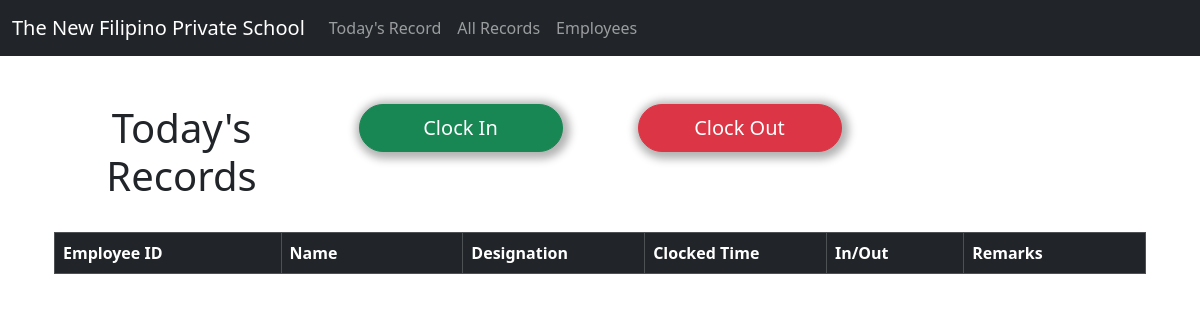
Before: / with the older database file.
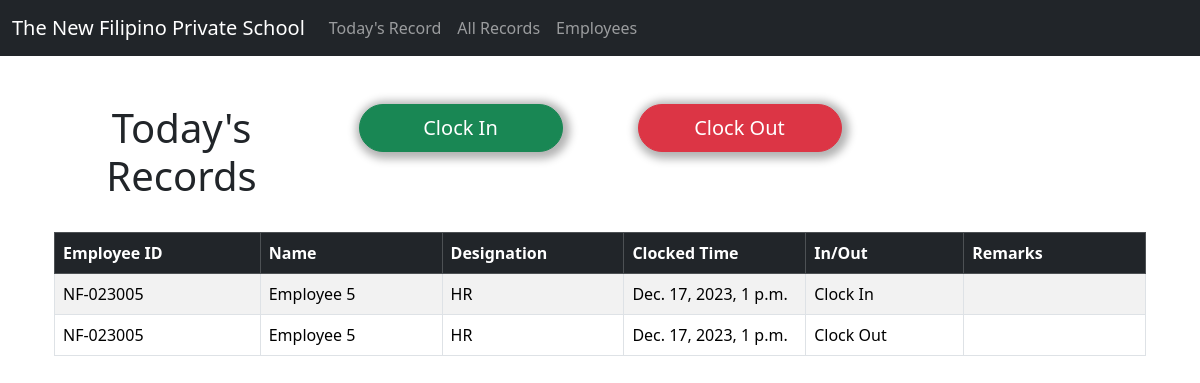
After: the same page with the newer database file.
### attendance/models.py (models this page shows, shortened)
class Record(models.Model):
    em_id = models.CharField(max_length=20)
    name = models.CharField(max_length=150)
    role = models.CharField(max_length=50)
    created_at = models.DateTimeField(auto_now_add=True)
    clocked_time = models.DateTimeField(default=timezone.now)
    clocking_type = models.BooleanField(default=False)
    remark = models.CharField(max_length=250, blank=True)

### attendance/views.py (the view)
# urls.py: path("", views.home, name="home"),
def home(request):
    today = timezone.now().date()
    today_records = Record.objects.filter(created_at__date=today)
    return render(request, "home.html", {"records": today_records})

### attendance/templates/home.html (shortened to what this page needs)
{% extends "base.html" %}
{% block content %}
<br>
<div class="container-fluid">
  <div class="row">
    <h1 class="col-md-3 text-center">Today's Records</h1>
    <div class="col-md-3 text-center">
      <a href="{% url 'clock_in' %}" class="btn btn-success btn-lg clock-btn"> Clock In </a>
    </div>
    <div class="col-md-3 text-center">
      <a href="{% url 'clock_out' %}" class="btn btn-danger btn-lg clock-btn"> Clock Out </a>
    </div>
  </div>
</div>
<br>
<div class="container">
  <table class="table table-striped table-hover table-bordered" id="records_table">
    <thead class="table-dark">
      <tr>
        <th scope="col">Employee ID</th>
        <th class="col-2" scope="col">Name</th>
        <th class="col-2" scope="col">Designation</th>
        <th class="col-2" scope="col">Clocked Time</th>
        <th scope="col">In/Out</th>
        <th class="col-2" scope="col">Remarks</th>
      </tr>
    </thead>
    <tbody>
      {% for record in records %}
      <tr>
        <td scope="row">{{ record.em_id }}</td>
        <td scope="row">{{ record.name }}</td>
        <td scope="row">{{ record.role }}</td>
        <td scope="row">{{ record.clocked_time }}</td>
        <td scope="row">
          {% if record.clocking_type == True %}
          Clock In
          {% else %}
          Clock Out
          {% endif %}
        </td>
        <td scope="row">{{ record.remark }}</td>
      </tr>
      {% endfor %}
    </tbody>
  </table>
</div>
{% endblock %}

### attendance/templates/base.html (shortened to what this page needs)
{% load static %}
<!doctype html>
<html lang="en" xmlns="http://www.w3.org/1999/html">
<head>
  <link rel="stylesheet" href="{% static 'css/bootstrap.min.css' %}">
</head>
<body>
  {% include "navbar.html" %}
  <div class="container">
    <br>
    {% block content%}
    {% endblock %}
  </div>
</body>
</html>

### attendance/templates/navbar.html (shortened to what this page needs)
<nav class="navbar navbar-expand-lg navbar-dark bg-dark">
  <div class="container-fluid">
    <a class="navbar-brand" href="{% url 'home' %}">The New Filipino Private School</a>
    <div class="collapse navbar-collapse" id="navbarSupportedContent">
      <ul class="navbar-nav me-auto mb-2 mb-lg-0">
        <li class="nav-item">
          <a class="nav-link" href="{% url 'home' %}">Today's Record</a>
        </li>
        <li class="nav-item">
          <a class="nav-link" href="{% url 'all_records' %}">All Records</a>
        </li>
        <li class="nav-item">
          <a class="nav-link" href="{% url 'employees' %}">Employees</a>
        </li>
      </ul>
    </div>
  </div>
</nav>

### attendance/templates/home.html (style rules this page uses)
.clock-btn { text-align: center; width: 80%; box-shadow: 2px 2px 8px 5px rgba(0, 0, 0, 0.3); border-radius: 100px; }

Changed rows visible on the page:
added Record: em_id "NF-023005", name "Employee 5", role "HR", clocked_time "Dec. 17, 2023, 1 p.m.", clocking_type "Clock In"
added Record: em_id "NF-023005", name "Employee 5", role "HR", clocked_time "Dec. 17, 2023, 1 p.m.", clocking_type "Clock Out"
